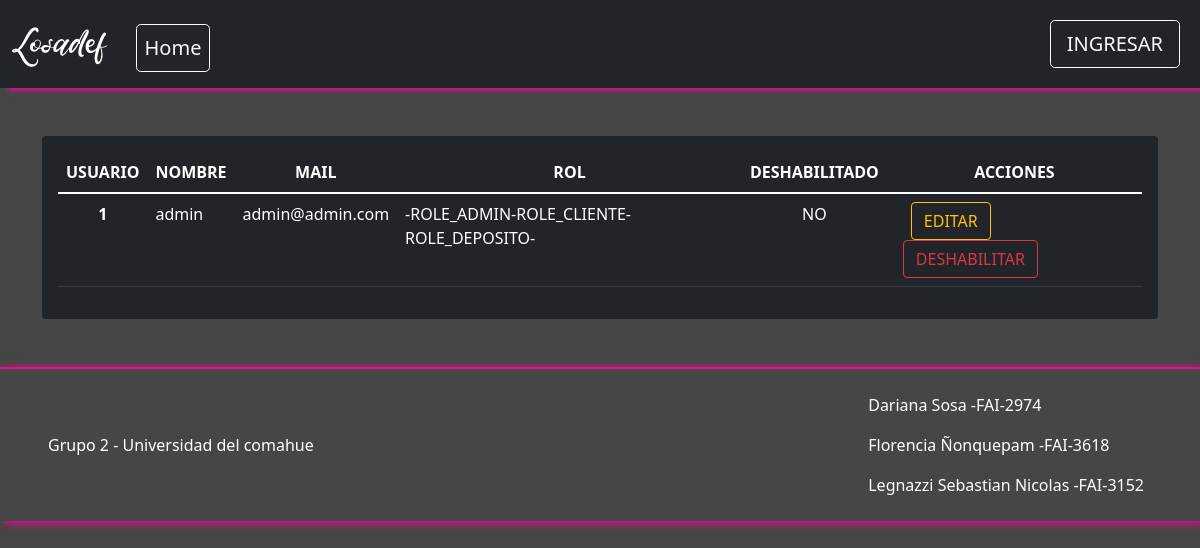
The app's page /Vista/Admin/listaUsuarios.php with its own data.
### tables this page shows
CREATE TABLE IF NOT EXISTS `usuario` (
  `idUsuario` bigint(20) NOT NULL AUTO_INCREMENT,
  `usNombre` varchar(50) NOT NULL,
  `usPass` varchar(150) NOT NULL,
  `usMail` varchar(50) NOT NULL,
  `usDeshabilitado` timestamp NULL DEFAULT NULL,
  PRIMARY KEY (`idUsuario`),
  UNIQUE KEY `idusuario` (`idUsuario`)
);

### util/funciones.php (called while the page is built, shortened)
<?php
spl_autoload_register(function ($class_name){
    $directorys = array(
        $GLOBALS['ROOT'].'Modelo/',
        $GLOBALS['ROOT'].'Modelo/conector/',
        $GLOBALS['ROOT'].'Control/',
    );
});
?>

### Modelo/Usuario.php (called while the page is built, shortened)
<?php
class Usuario{
    private $idUsuario;
    private $usNombre;
    private $usMail;
    private $usDeshabilitado;
    public function setIdUsuario($idUsuario){
        $this->idUsuario = $idUsuario;
    }
    public function setUsNombre($usNombre){
        $this->usNombre = $usNombre;
    }
    public function setUsMail($usMail){
        $this->usMail = $usMail;
    }
    public function setUsDeshabilitado($usDeshabilitado){
        $this->usDeshabilitado = $usDeshabilitado;
    }
    public function getIdUsuario(){
        return $this->idUsuario;
    }
    public function getUsNombre(){
        return $this->usNombre;
    }
    public function getUsMail(){
        return $this->usMail;
    }
    public function getUsDeshabilitado(){
        return $this->usDeshabilitado;
    }
    public function __construct(){
        $this->idUsuario = "";
        $this->usNombre = "";
        $this->usMail = "";
        $this->usDeshabilitado = "";
    }
    public static function listar($parametro = ""){
        $arreglo = null;
        $base = new BaseDatos();
        $sql = "SELECT * FROM usuario ";
        if ($parametro != "") {
            $sql .= 'WHERE ' . $parametro;
        }
        $res = $base->Ejecutar($sql);
        if ($res > -1) {
            if ($res > 0) {
				$arreglo = array();
                while ($row = $base->Registro()) {
                    $obj = new Usuario();
                    $obj->setear($row['idUsuario'],$row['usNombre'], $row['usPass'], $row['usMail'], $row['usDeshabilitado']);
                    array_push($arreglo, $obj);
                }
            }
        } else {
            $this->setMensajeOperacion("Usuario->listar: " . $base->getError());
        }
        return $arreglo;
    }
}

### modelo/conector/BaseDatos.php (called while the page is built, shortened)
<?php
class BaseDatos extends PDO {
  	private $conec;
  	private $indice;
  	private $resultado;
    public function __construct(){
        $this->indice =0;
        try {
           $this->conec=true;
        }catch (PDOException $e) {
            $this->sql = $e->getMessage();
            $this->conec=false;
        }
    }
    public function Iniciar(){
        return $this->getConec();
    }
    public function getConec(){
        return $this->conec;
    }
    public function setSQL($e){
        return "\n".$this->sql = $e;
    }
    public function Ejecutar($sql){
        $resp = null;
        if ( stristr($sql,"select")){
            $resp =  $this->EjecutarSelect($sql);
        }
        return $resp;
   }
   private function EjecutarSelect($sql){
       $cant = -1;
       $resultado=parent::query($sql);
       if(!$resultado){
           $this->analizarDebug();
       }else {
          $arregloResult = $resultado->fetchAll();
          $cant = count($arregloResult);
       }
       return $cant;
   }
   public function Registro() {
       $filaActual = false;
       $indiceActual = $this->getIndice();
       if ($indiceActual>=0) {
           $filas = $this->getResultado();
           if($indiceActual<count($filas)){
               $filaActual =  $filas[$indiceActual];
           }else {
               $this->setIndice(-1);
           }
       }
       return $filaActual;
   }
   private function setIndice ($valor){
       $this->indice = $valor;
   }
   private function getIndice (){
       return $this->indice;
   }
   private function setResultado($valor){
       $this->resultado = $valor;
   }
   private function getResultado(){
      return $this->resultado;
   }
}

### Control/C_Usuario.php (called while the page is built, shortened)
<?php
class C_Usuario
{
    public function buscar($param)
    {
        $where = "true";
        $objUsuario = new Usuario();
        $arreglo = $objUsuario->listar($where);
        return $arreglo;
    }
}

### Control/C_UsuarioRol.php (called while the page is built, shortened)
<?php
class C_UsuarioRol
{
    public function buscar($param)
    {
        $where = " true ";
        if ($param <> NULL) {
            if (isset($param['idUsuario']))
                $where .= " and idUsuario='" . $param['idUsuario'] . "'";
        }
        $arreglo = UsuarioRol::listar($where, "");
        return $arreglo;
    }
    public function darDescripcionRoles($arrayUsuarios)
    {
        $rolesUs = [];
        foreach ($arrayUsuarios as $us) {
            $param['idUsuario'] = $us->getIdUsuario();
            array_push($rolesUs, $this->buscar($param));
        }
        $rolesDesc = [];
        foreach ($rolesUs as $rolUs) {
            $roles = [];
            foreach ($rolUs as $rolU) {
                $rol = $rolU->getRol()->getRolDescripcion();
                array_push($roles, $rol);
            }
            array_push($rolesDesc, $roles);
        }
        return $rolesDesc;
    }
}

### Modelo/Rol.php (called while the page is built, shortened)
<?php
include_once('Conector/BaseDatos.php');
class Rol
{
    private $idRol;
    public function setIdRol($idRol)
    {
        $this->idRol = $idRol;
    }
    public function getIdRol()
    {
        return $this->idRol;
    }
    public function __construct()
    {
        $this->idRol = "";
    }
    public function cargar()
    {
        $resp = false;
        $base = new BaseDatos();
        $sql = "SELECT * FROM rol WHERE idRol = " . $this->getIdrol();
        if ($base->Iniciar()) {
            $res = $base->Ejecutar($sql);
            if ($res > -1) {
                if ($res > 0) {
                    $row = $base->Registro();
                    $resp = true;
                }
            }
        } else {
            $this->setMensajeOperacion("rol->listar: " . $base->getError());
        }
        return $resp;
    }
}

### Modelo/UsuarioRol.php (called while the page is built, shortened)
<?php
include_once('Conector/BaseDatos.php');
class UsuarioRol{
    public static function listar($parametro = "")
    {
        $arreglo = array();
        $base = new BaseDatos();
        $consultasql = "SELECT * FROM usuariorol ";
        if ($parametro != "") {
            $consultasql .= 'WHERE ' . $parametro;
        }
        $res = $base->Ejecutar($consultasql);
        if ($res > -1) {
            if ($res > 0) {
                while ($row = $base->Registro()) {
                    $objRol = NULL;
                    if ($row['idRol'] != null) {
                        $objRol = new Rol();
                        $objRol->setIdRol($row['idRol']);
                        $objRol->cargar();
                    }
                    $obj = new Usuariorol();
                    $obj->setRol($objRol);
                    array_push($arreglo, $obj);
                }
            }
        }
        return $arreglo;
    }
}

### Vista/Admin/listaUsuarios.php (the view, shortened to what this page needs)
<?php
include_once('../estructura/Cabecera.php');
$objUsuario=new C_Usuario;
$objUsuarioRol=new C_UsuarioRol;
$arrayUsers=$objUsuario->buscar(NULL);
if ($arrayUsers != null) {
    $cantUsers=count($arrayUsers);
    $rolesDesc=$objUsuarioRol->darDescripcionRoles($arrayUsers);
} else {
    $cantUsers = -1;
}
$i = 0;
?>
<div class="container-md mx-auto m-5">
    <?php
    if ($cantUsers > -1) {
    ?>
        <div class="rounded p-3 mb-2 bg-dark text-white">
        <table class="table table-dark table-hover p-5">
            <thead class="text-center">
            <tr>
            <th scope="col-6">USUARIO</th>
            <th scope="col-6">NOMBRE</th>
            <th scope="col-4">MAIL</th>
            <th scope="col-4">ROL</th>
            <th scope="col-4">DESHABILITADO</th>
            <th scope="col-2">ACCIONES</th>
            </tr>
            </thead>
            <tbody>
            <?php
            while ($i < $cantUsers) {
            ?>
                <tr>
                    <th scope="row" class="text-center"><?php echo $i+1 ?></th>
                    <td><?php echo $arrayUsers[$i]->getUsNombre() ?></td>
                    <td> <?php echo $arrayUsers[$i]->getUsMail() ?> </td>
                    <td> <?php $msn="-";
                        foreach ($rolesDesc[$i] as $rol){
                            $msn=$msn.$rol."-";
                        }
                        echo $msn ?>
                    </td>
                    <td class="text-center"> <?php echo $arrayUsers[$i]->getUsDeshabilitado()==NULL?"NO":"SI";?> </td>
                    <td>
                        <form method='post' action='actualizarLogin.php' id="'<?php echo $arrayUsers[$i]->getIdUsuario()?>">
                        <button type="submit" class="ms-3 text-decoration-none btn btn-outline-warning"> EDITAR </button>
                        <?php echo $arrayUsers[$i]->getUsDeshabilitado()==NULL?
                        "<button type='button' class='mx-2 text-decoration-none btn btn-outline-danger deshabilitar'>
                        DESHABILITAR
                        </button>":
                        "<button type='button' class='mx-2 text-decoration-none btn btn-outline-danger habilitar'>
                        HABILITAR
                        </button>";
                        ?>
                        </form>
                    </td>
                </tr>
                <?php
                $i++;
            }?>
            </tbody>
            </table>
            </div>
            <?php
    }else{
        ?>
        <div class="alert alert-warning" role="alert">
            No existen usuarios cargados...
        </div>
        <?php
    }
    ?>
</div>
<?php
include_once("../estructura/Pie.php")
?>

### vista/css/producto.css (style rules this page uses)
html { scroll-behavior: smooth; }
body { background-color: rgb(70, 70, 70); }

### records on screen
usuario: usNombre "admin", usMail "admin@admin.com", msn "-ROLE_ADMIN-ROLE_CLIENTE-ROLE_DEPOSITO-", shows "NO", shows "DESHABILITAR"
